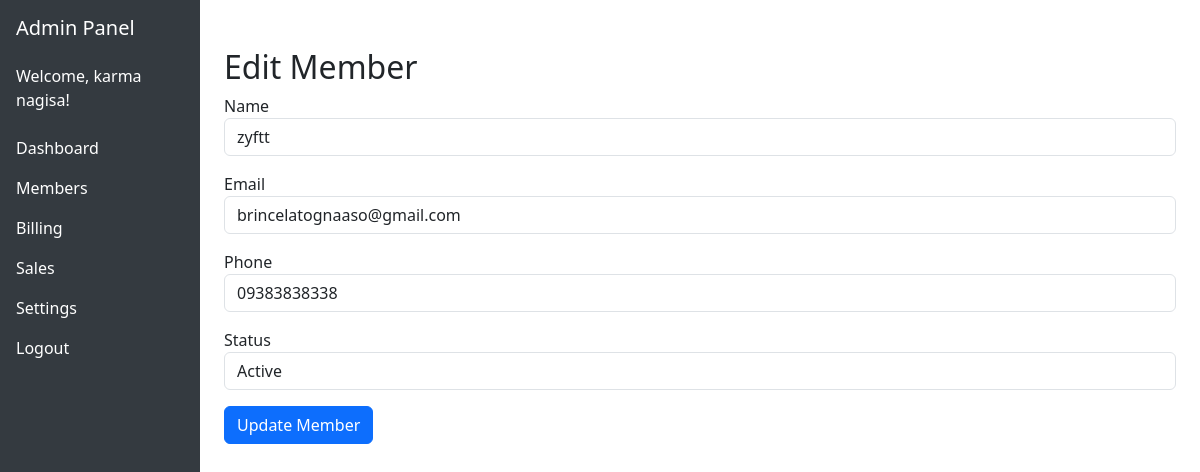
The page /edit_member.php?id=4 (signed in) on the database its author committed.
### tables this page shows
CREATE TABLE `users` (
  `id` int(11) NOT NULL,
  `username` varchar(50) NOT NULL,
  `firstName` varchar(50) NOT NULL,
  `lastName` varchar(50) NOT NULL,
  `email` varchar(50) NOT NULL,
  `is_new_member` tinyint(1) DEFAULT 1,
  `password` varchar(255) NOT NULL,
  `created_at` timestamp NOT NULL DEFAULT current_timestamp(),
  `role` varchar(50) NOT NULL,
  `profile_picture` varchar(255) DEFAULT NULL,
  `membership_status` varchar(50) NOT NULL DEFAULT 'Active',
  `creator_id` int(11) DEFAULT NULL,
  `joined_date` date DEFAULT NULL,
  `status` varchar(50) DEFAULT NULL,
  `updated_at` datetime DEFAULT NULL
);

CREATE TABLE `members` (
  `id` int(11) NOT NULL,
  `name` varchar(100) NOT NULL,
  `email` varchar(100) NOT NULL,
  `phone` varchar(20) DEFAULT NULL,
  `status` enum('Active','Cancelled','Pending') DEFAULT 'Active',
  `joined_date` timestamp NOT NULL DEFAULT current_timestamp(),
  `updated_at` timestamp NOT NULL DEFAULT current_timestamp() ON UPDATE current_timestamp()
);

### edit_member.php (the view, shortened to what this page needs)
<?php
include 'db.php';
$user_id = $_SESSION['user_id'];
$query = $conn->prepare("SELECT firstName, lastName FROM users WHERE id = ?");
$query->bind_param("i", $user_id);
$query->execute();
$result = $query->get_result();
$user = $result->fetch_assoc() ?? ['firstName' => '', 'lastName' => ''];
$id = $_GET['id'];
$member = $conn->query("SELECT * FROM members WHERE id = $id")->fetch_assoc();
?>
<!DOCTYPE html>
<html lang="en">
<head>
    <link href="https://cdn.jsdelivr.net/npm/bootstrap@5.3.0/dist/css/bootstrap.min.css" rel="stylesheet">
</head>
<body>
<div class="container-fluid">
    <div class="row">
        <div class="col-md-2 sidebar">
            <h5 class="mb-4">Admin Panel</h5>
            <p>Welcome, <?php echo htmlspecialchars($user['firstName']) . ' ' . htmlspecialchars($user['lastName']); ?>!</p>
            <a href="admin_dashboard.php" class="sidebar-link <?php echo basename($_SERVER['PHP_SELF']) == 'admin_dashboard.php' ? 'active' : ''; ?>">Dashboard</a>
            <a href="members.php" class="sidebar-link <?php echo basename($_SERVER['PHP_SELF']) == 'members.php' ? 'active' : ''; ?>">Members</a>
            <a href="billing.php" class="sidebar-link <?php echo basename($_SERVER['PHP_SELF']) == 'billing.php' ? 'active' : ''; ?>">Billing</a>
            <a href="sales.php" class="sidebar-link <?php echo basename($_SERVER['PHP_SELF']) == 'sales.php' ? 'active' : ''; ?>">Sales</a>
            <a href="settings.php" class="sidebar-link <?php echo basename($_SERVER['PHP_SELF']) == 'settings.php' ? 'active' : ''; ?>">Settings</a>
            <a href="#" onclick="logoutConfirmation()" class="logout-btn">Logout</a>
        </div>
        <div class="col-md-10 mt-5">
            <div class="container">
                <h2>Edit Member</h2>
                <form method="POST">
                    <div class="mb-3">
                        <label>Name</label>
                        <input type="text" name="name" class="form-control" value="<?php echo htmlspecialchars($member['name']); ?>" required>
                    </div>
                    <div class="mb-3">
                        <label>Email</label>
                        <input type="email" name="email" class="form-control" value="<?php echo htmlspecialchars($member['email']); ?>" required>
                    </div>
                    <div class="mb-3">
                        <label>Phone</label>
                        <input type="text" name="phone" class="form-control" value="<?php echo htmlspecialchars($member['phone']); ?>" required>
                    </div>
                    <div class="mb-3">
                        <label>Status</label>
                        <select name="status" class="form-control">
                            <option value="Active" <?php echo ($member['status'] == 'Active') ? 'selected' : ''; ?>>Active</option>
                        </select>
                    </div>
                    <button type="submit" class="btn btn-primary">Update Member</button>
                </form>
            </div>
        </div>
    </div>
</div>
</body>
</html>

### edit_member.php (style rules this page uses)
.sidebar { min-height: 100vh; background-color: #343a40; color: white; padding: 1rem; }
.sidebar a { color: white; display: block; padding: 0.5rem 0; text-decoration: none; border-radius: 0.5rem; transition: background-color 0.3s ease, transform 0.3s ease; }

### rows shown on the page
users: firstName "karma", lastName "nagisa"
members: name "zyftt", email "brincelatognaaso@gmail.com", phone "09383838338", status "Active"
